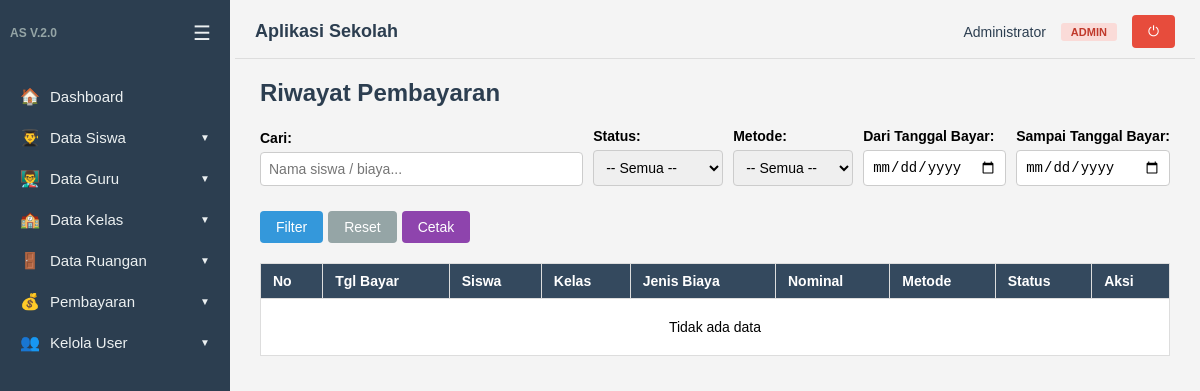
The app's page /pembayaran/riwayat.php (signed in), older data.
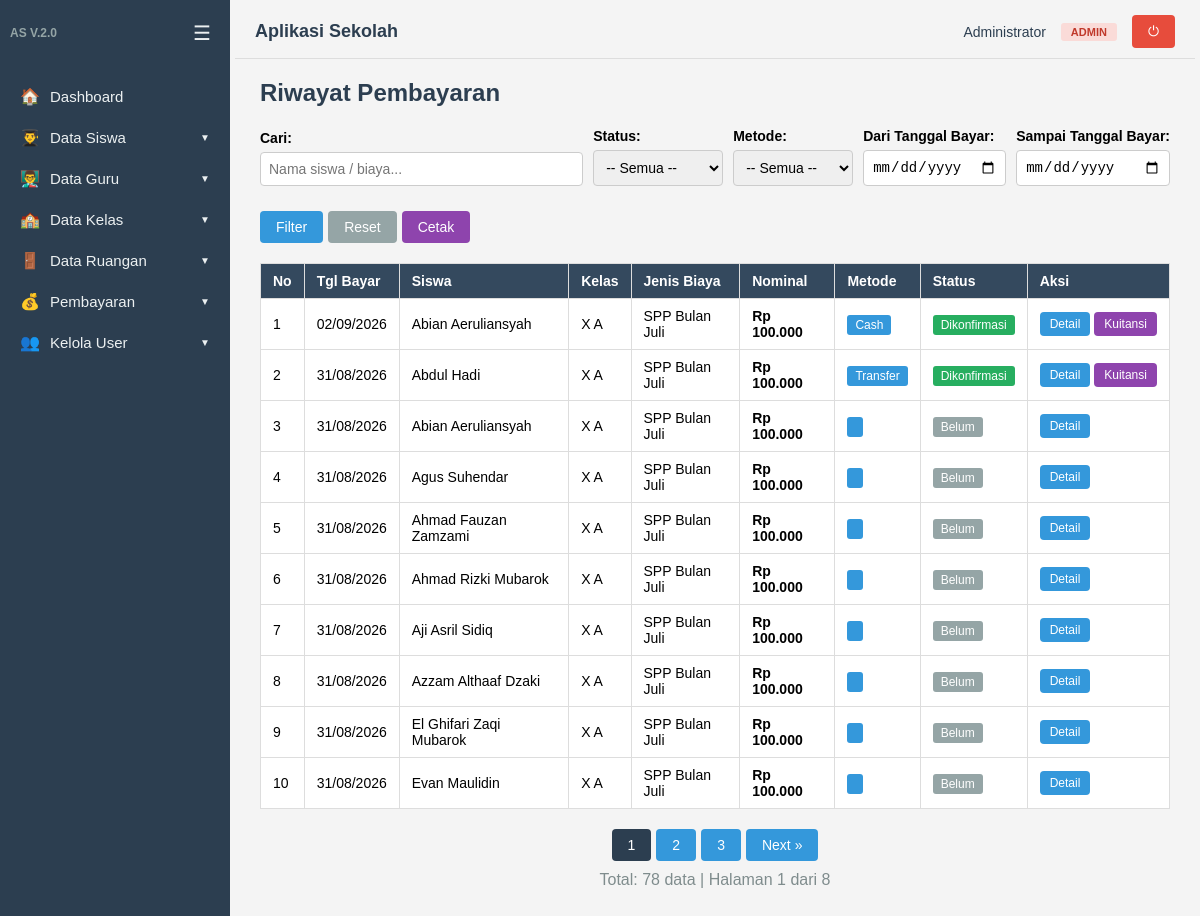
The same page, newer data.
### tables this page shows
CREATE TABLE `pembayaran` (
  `id` int(11) NOT NULL,
  `id_siswa` int(11) NOT NULL,
  `id_aturan` int(11) NOT NULL,
  `nominal_bayar` int(11) NOT NULL,
  `metode_bayar` enum('cash','transfer','ewallet') NOT NULL,
  `bukti_bayar` varchar(255) DEFAULT NULL,
  `status` enum('belum','pending','dikonfirmasi','ditolak') NOT NULL DEFAULT 'belum',
  `keterangan` text DEFAULT NULL,
  `catatan_admin` text DEFAULT NULL,
  `tanggal_bayar` date NOT NULL,
  `tanggal_konfirmasi` datetime DEFAULT NULL,
  `created_at` timestamp NOT NULL DEFAULT current_timestamp()
);

CREATE TABLE `datasiswa` (
  `id` int(5) NOT NULL,
  `nama` varchar(50) NOT NULL,
  `status` enum('aktif','tidak aktif') NOT NULL DEFAULT 'aktif',
  `tanggal_lahir` date NOT NULL,
  `alamat` varchar(100) NOT NULL,
  `foto` varchar(100) DEFAULT NULL,
  `id_kelas` int(11) DEFAULT NULL
);

CREATE TABLE `datakelas` (
  `id_kelas` int(11) NOT NULL,
  `namakelas` varchar(100) NOT NULL,
  `tingkat` enum('X','XI','XII') NOT NULL,
  `tahunajaran` varchar(20) NOT NULL,
  `idguru` int(11) DEFAULT NULL,
  `idsiswa` int(11) DEFAULT NULL,
  `idruang` int(11) DEFAULT NULL
);

CREATE TABLE `aturan_pembayaran` (
  `id` int(11) NOT NULL,
  `nama_biaya` varchar(100) NOT NULL,
  `nominal` int(11) NOT NULL,
  `keterangan` text DEFAULT NULL,
  `target` enum('semua','kelas','tingkat','siswa') NOT NULL DEFAULT 'semua',
  `target_id` text DEFAULT NULL,
  `created_at` timestamp NOT NULL DEFAULT current_timestamp()
);

### auth.php (called while the page is built, shortened)
<?php
if (!function_exists('isLoggedIn')) {
    function isLoggedIn()
    {
        return isset($_SESSION['user_id']);
    }
}
if (!function_exists('getCurrentUser')) {
    function getCurrentUser()
    {
        return [
            'id' => $_SESSION['user_id'],
            'username' => $_SESSION['username'],
            'nama_lengkap' => $_SESSION['nama_lengkap'],
            'role' => $_SESSION['role'],
            'id_guru' => $_SESSION['id_guru'] ?? null,
            'id_siswa' => $_SESSION['id_siswa'] ?? null
        ];
    }
}
if (!function_exists('getSidebarMenu')) {
    function getSidebarMenu()
    {
        $role = $_SESSION['role'] ?? 'user';
        $menu = [];
        $menu[] = ['url' => BASE_URL . '/index.php', 'icon' => '🏠', 'label' => 'Dashboard', 'roles' => ['admin', 'kepala', 'user']];
        if (in_array($role, ['admin', 'kepala'])) {
            $menu[] = ['url' => BASE_URL . '/siswa/tampil.php', 'icon' => '👨‍🎓', 'label' => 'Data Siswa', 'roles' => ['admin', 'kepala'], 'has_sub' => true];
            $menu[] = ['url' => BASE_URL . '/siswa/tampil.php', 'icon' => '📋', 'label' => 'Lihat Data Siswa', 'roles' => ['admin', 'kepala'], 'sub' => true];
            if ($role === 'admin') {
                $menu[] = ['url' => BASE_URL . '/siswa/index.php', 'icon' => '➕', 'label' => 'Tambah Data Siswa', 'roles' => ['admin'], 'sub' => true];
            }
            $menu[] = ['url' => BASE_URL . '/guru/tampil.php', 'icon' => '👨‍🏫', 'label' => 'Data Guru', 'roles' => ['admin', 'kepala'], 'has_sub' => true];
            $menu[] = ['url' => BASE_URL . '/guru/tampil.php', 'icon' => '📋', 'label' => 'Lihat Data Guru', 'roles' => ['admin', 'kepala'], 'sub' => true];
            if ($role === 'admin') {
                $menu[] = ['url' => BASE_URL . '/guru/index.php', 'icon' => '➕', 'label' => 'Tambah Data Guru', 'roles' => ['admin'], 'sub' => true];
            }
            $menu[] = ['url' => BASE_URL . '/kelas/tampil.php', 'icon' => '🏫', 'label' => 'Data Kelas', 'roles' => ['admin', 'kepala'], 'has_sub' => true];
            $menu[] = ['url' => BASE_URL . '/kelas/tampil.php', 'icon' => '📋', 'label' => 'Lihat Data Kelas', 'roles' => ['admin', 'kepala'], 'sub' => true];
            if ($role === 'admin') {
                $menu[] = ['url' => BASE_URL . '/kelas/index.php', 'icon' => '➕', 'label' => 'Tambah Data Kelas', 'roles' => ['admin'], 'sub' => true];
            }
            $menu[] = ['url' => BASE_URL . '/ruang/tampil.php', 'icon' => '🚪', 'label' => 'Data Ruangan', 'roles' => ['admin', 'kepala'], 'has_sub' => true];
            $menu[] = ['url' => BASE_URL . '/ruang/tampil.php', 'icon' => '📋', 'label' => 'Lihat Data Ruangan', 'roles' => ['admin', 'kepala'], 'sub' => true];
            if ($role === 'admin') {
                $menu[] = ['url' => BASE_URL . '/ruang/index.php', 'icon' => '➕', 'label' => 'Tambah Data Ruangan', 'roles' => ['admin'], 'sub' => true];
            }
            $menu[] = ['url' => BASE_URL . '/pembayaran/konfirmasi.php', 'icon' => '💰', 'label' => 'Pembayaran', 'roles' => ['admin', 'kepala'], 'has_sub' => true];
            $menu[] = ['url' => BASE_URL . '/pembayaran/konfirmasi.php', 'icon' => '✅', 'label' => 'Konfirmasi Bayar', 'roles' => ['admin', 'kepala'], 'sub' => true];
            $menu[] = ['url' => BASE_URL . '/pembayaran/bayar_langsung.php', 'icon' => '💵', 'label' => 'Bayar Langsung', 'roles' => ['admin'], 'sub' => true];
            $menu[] = ['url' => BASE_URL . '/pembayaran/riwayat.php', 'icon' => '📜', 'label' => 'Riwayat Bayar', 'roles' => ['admin', 'kepala'], 'sub' => true];
            if ($role === 'admin') {
                $menu[] = ['url' => BASE_URL . '/pembayaran/aturan/tampil.php', 'icon' => '⚙️', 'label' => 'Aturan Bayar', 'roles' => ['admin'], 'sub' => true];
            }
            if ($role === 'admin') {
                $menu[] = ['url' => BASE_URL . '/user/tampil.php', 'icon' => '👥', 'label' => 'Kelola User', 'roles' => ['admin'], 'has_sub' => true];
                $menu[] = ['url' => BASE_URL . '/user/tampil.php', 'icon' => '📋', 'label' => 'Lihat User', 'roles' => ['admin'], 'sub' => true];
                $menu[] = ['url' => BASE_URL . '/user/index.php', 'icon' => '➕', 'label' => 'Tambah User', 'roles' => ['admin'], 'sub' => true];
            }
        }
        return array_filter($menu, function ($item) use ($role) {
            if (isset($item['header'])) return true;
            return in_array($role, $item['roles'] ?? []);
        });
    }
}

### pembayaran/riwayat.php (the view, shortened to what the changed rows need)
<?php
include dirname(__DIR__) . '/auth.php';
$perPage = 10;
$page = isset($_GET['page']) ? max(1, (int)$_GET['page']) : 1;
$search = isset($_GET['search']) ? mysqli_real_escape_string($koneksi, $_GET['search']) : '';
$filter_status = isset($_GET['status_filter']) ? mysqli_real_escape_string($koneksi, $_GET['status_filter']) : '';
$filter_metode = isset($_GET['metode_filter']) ? mysqli_real_escape_string($koneksi, $_GET['metode_filter']) : '';
$tgl_dari = isset($_GET['tgl_dari']) ? mysqli_real_escape_string($koneksi, $_GET['tgl_dari']) : '';
$tgl_sampai = isset($_GET['tgl_sampai']) ? mysqli_real_escape_string($koneksi, $_GET['tgl_sampai']) : '';
$where = "WHERE 1=1";
$countQuery = "SELECT COUNT(*) as total FROM pembayaran p
               LEFT JOIN datasiswa s ON p.id_siswa = s.id
               LEFT JOIN aturan_pembayaran a ON p.id_aturan = a.id
               $where";
$total = mysqli_fetch_assoc(mysqli_query($koneksi, $countQuery))['total'];
$totalPages = ceil($total / $perPage);
$offset = ($page - 1) * $perPage;
$query = "SELECT p.*, s.nama as nama_siswa, k.namakelas, a.nama_biaya, a.nominal as nominal_aturan
          FROM pembayaran p
          LEFT JOIN datasiswa s ON p.id_siswa = s.id
          LEFT JOIN datakelas k ON s.id_kelas = k.id_kelas
          LEFT JOIN aturan_pembayaran a ON p.id_aturan = a.id
          $where
          ORDER BY p.tanggal_bayar DESC, p.created_at DESC
          LIMIT $perPage OFFSET $offset";
$data = mysqli_query($koneksi, $query);
$filterParams = http_build_query(array_filter([
    'search' => $search, 'status_filter' => $filter_status,
    'metode_filter' => $filter_metode, 'tgl_dari' => $tgl_dari, 'tgl_sampai' => $tgl_sampai
]));
$statusColor = [
    'belum' => '#95a5a6', 'pending' => '#f39c12',
    'dikonfirmasi' => '#27ae60', 'ditolak' => '#e74c3c'
];
$metodeLabel = ['cash' => 'Cash', 'transfer' => 'Transfer', 'ewallet' => 'E-Wallet'];
include dirname(__DIR__) . '/layout/header.php';
?>
<h2>Riwayat Pembayaran</h2>
<form method="GET" style="margin-bottom: 20px; display: flex; gap: 10px; flex-wrap: wrap; align-items: end;">
    <div style="flex: 1; min-width: 150px;">
        <label>Cari:</label><br>
    </div>
    <div style="min-width: 120px;">
        <label>Status:</label><br>
    </div>
    <div style="min-width: 120px;">
        <label>Metode:</label><br>
    </div>
    <div style="min-width: 130px;">
        <label>Dari Tanggal Bayar:</label><br>
    </div>
    <div style="min-width: 130px;">
        <label>Sampai Tanggal Bayar:</label><br>
    </div>
    <div style="display: flex; gap: 5px; align-items: end;">
    </div>
</form>
<table>
    <tr>
        <th>No</th>
        <th>Tgl Bayar</th>
        <th>Siswa</th>
        <th>Kelas</th>
        <th>Jenis Biaya</th>
        <th>Nominal</th>
        <th>Metode</th>
        <th>Status</th>
        <th>Aksi</th>
    </tr>
    <?php
    $no = $offset + 1;
    if (mysqli_num_rows($data) === 0) : ?>
        <tr><td colspan="9" style="text-align:center; padding:20px;">Tidak ada data</td></tr>
    <?php else: ?>
        <?php while ($row = mysqli_fetch_assoc($data)) : ?>
            <tr>
                <td><?= $no++; ?></td>
                <td><?= date('d/m/Y', strtotime($row['tanggal_bayar'])) ?></td>
                <td><?= htmlspecialchars($row['nama_siswa'] ?? '-') ?></td>
                <td><?= htmlspecialchars($row['namakelas'] ?? '-') ?></td>
                <td><?= htmlspecialchars($row['nama_biaya'] ?? '-') ?></td>
                <td style="font-weight:bold;">Rp <?= number_format($row['nominal_bayar'], 0, ',', '.') ?></td>
                <td><span style="padding:3px 8px; border-radius:3px; background:#3498db; color:#fff; font-size:12px;"><?= $metodeLabel[$row['metode_bayar']] ?? $row['metode_bayar'] ?></span></td>
                <td><span style="padding:3px 8px; border-radius:3px; background:<?= $statusColor[$row['status']] ?>; color:#fff; font-size:12px;"><?= ucfirst(str_replace('_', ' ', $row['status'])) ?></span></td>
                <td style="white-space:nowrap;">
                    <a class="btn" href="detail_pembayaran.php?id=<?= $row['id'] ?>" style="padding:5px 10px; font-size:12px;">Detail</a>
                    <?php if ($row['status'] === 'dikonfirmasi') : ?>
                        <a class="btn" href="kuitansi.php?id=<?= $row['id'] ?>" target="_blank" style="padding:5px 10px; font-size:12px; background:#8e44ad;">Kuitansi</a>
                    <?php endif; ?>
                </td>
            </tr>
        <?php endwhile; ?>
    <?php endif; ?>
</table>
<?php if ($totalPages > 1) : ?>
<div style="margin-top: 20px; display: flex; justify-content: center; gap: 5px; flex-wrap: wrap;">
    <?php for ($i = max(1, $page - 2); $i <= min($totalPages, $page + 2); $i++) : ?>
        <a class="btn" href="?page=<?= $i ?>&<?= $filterParams ?>" style="<?= $i == $page ? 'background:#2c3e50;' : '' ?>"><?= $i ?></a>
    <?php endfor; ?>
    <?php if ($page < $totalPages) : ?>
        <a class="btn" href="?page=<?= $page + 1 ?>&<?= $filterParams ?>">Next »</a>
    <?php endif; ?>
</div>
<p style="text-align:center; margin-top:10px; color:#7f8c8d;">Total: <?= $total ?> data | Halaman <?= $page ?> dari <?= $totalPages ?></p>
<?php endif; ?>
<?php include dirname(__DIR__) . '/layout/footer.php'; ?>

### layout/header.php (shortened to what the changed rows need)
<?php
include dirname(__DIR__) . '/auth.php';
$user = getCurrentUser();
$sidebarMenu = getSidebarMenu();
?>
<!DOCTYPE html>
<html lang="id">
<head>
</head>
<body>
    <aside class="sidebar" id="sidebar">
        <ul>
            <?php foreach ($sidebarMenu as $item): ?>
                <?php if (isset($item['header'])): ?>
                    <li class="sidebar-menu-header"><?= htmlspecialchars($item['header']) ?></li>
                    <li>
                        <div class="sidebar-header-divider"></div>
                    </li>
                <?php else: ?>
                    <?php
                    $cssClass = '';
                    if (isset($item['has_sub'])) $cssClass .= ' has-sub';
                    if (isset($item['sub'])) $cssClass .= ' sub';
                    $active = '';
                    $currentPage = basename($_SERVER['PHP_SELF']);
                    $currentDir = basename(dirname($_SERVER['PHP_SELF']));
                    $itemPage = basename($item['url']);
                    if (
                        $currentPage === $itemPage ||
                        ($currentDir === 'siswa' && strpos($item['url'], 'siswa') !== false) ||
                        ($currentDir === 'guru' && strpos($item['url'], 'guru') !== false) ||
                        ($currentDir === 'kelas' && strpos($item['url'], 'kelas') !== false) ||
                        ($currentDir === 'ruang' && strpos($item['url'], 'ruang') !== false) ||
                        ($currentDir === 'pembayaran' && strpos($item['url'], 'pembayaran') !== false) ||
                        ($currentDir === 'aturan' && strpos($item['url'], 'aturan') !== false)
                    ) {
                        $active = ' active';
                    }
                    ?>
                    <li class="<?= $cssClass . $active ?>">
                        <a href="<?= $item['url'] ?>">
                            <span class="icon"><?= $item['icon'] ?></span>
                            <span class="sidebar-menu-text"><?= htmlspecialchars($item['label']) ?></span>
                        </a>
                    </li>
                <?php endif; ?>
            <?php endforeach; ?>
        </ul>
    </aside>
    <main class="content" id="content">
        <?php if ($user): ?>
            <div class="top-bar">
                <div class="top-bar-left">
                    <h1 class="top-app-title">Aplikasi Sekolah</h1>
                </div>
                <div class="top-bar-right">
                </div>
            </div>
        <?php endif; ?>

Row changes from the older to the newer data that the page shows:
added pembayaran: tanggal_bayar "02/09/2026", id_siswa.nama "Abian Aeruliansyah", datakelas.namakelas "X A", id_aturan.nama_biaya "SPP Bulan Juli", nominal_bayar "100.000", metode_bayar "Cash", status "Dikonfirmasi"
added pembayaran: tanggal_bayar "31/08/2026", id_siswa.nama "Abdul Hadi", datakelas.namakelas "X A", id_aturan.nama_biaya "SPP Bulan Juli", nominal_bayar "100.000", metode_bayar "Transfer", status "Dikonfirmasi"
added pembayaran: tanggal_bayar "31/08/2026", id_siswa.nama "Abian Aeruliansyah", datakelas.namakelas "X A", id_aturan.nama_biaya "SPP Bulan Juli", nominal_bayar "100.000", status "Belum"
added pembayaran: tanggal_bayar "31/08/2026", id_siswa.nama "Agus Suhendar", datakelas.namakelas "X A", id_aturan.nama_biaya "SPP Bulan Juli", nominal_bayar "100.000", status "Belum"
added pembayaran: tanggal_bayar "31/08/2026", id_siswa.nama "Ahmad Fauzan Zamzami", datakelas.namakelas "X A", id_aturan.nama_biaya "SPP Bulan Juli", nominal_bayar "100.000", status "Belum"
added pembayaran: tanggal_bayar "31/08/2026", id_siswa.nama "Ahmad Rizki Mubarok", datakelas.namakelas "X A", id_aturan.nama_biaya "SPP Bulan Juli", nominal_bayar "100.000", status "Belum"
added pembayaran: tanggal_bayar "31/08/2026", id_siswa.nama "Aji Asril Sidiq", datakelas.namakelas "X A", id_aturan.nama_biaya "SPP Bulan Juli", nominal_bayar "100.000", status "Belum"
added pembayaran: tanggal_bayar "31/08/2026", id_siswa.nama "Azzam Althaaf Dzaki", datakelas.namakelas "X A", id_aturan.nama_biaya "SPP Bulan Juli", nominal_bayar "100.000", status "Belum"
added pembayaran: tanggal_bayar "31/08/2026", id_siswa.nama "El Ghifari Zaqi Mubarok", datakelas.namakelas "X A", id_aturan.nama_biaya "SPP Bulan Juli", nominal_bayar "100.000", status "Belum"
added pembayaran: tanggal_bayar "31/08/2026", id_siswa.nama "Evan Maulidin", datakelas.namakelas "X A", id_aturan.nama_biaya "SPP Bulan Juli", nominal_bayar "100.000", status "Belum"
Text that changed along with them:
$total: (not shown) → "78"
$page: (not shown) → "1"
$totalPages: (not shown) → "8"
new list line: "1"
new list line: "2"
new list line: "3"
text no longer shown: "Tidak ada data"
text now shown: "Next » Total: data | Halaman dari"
